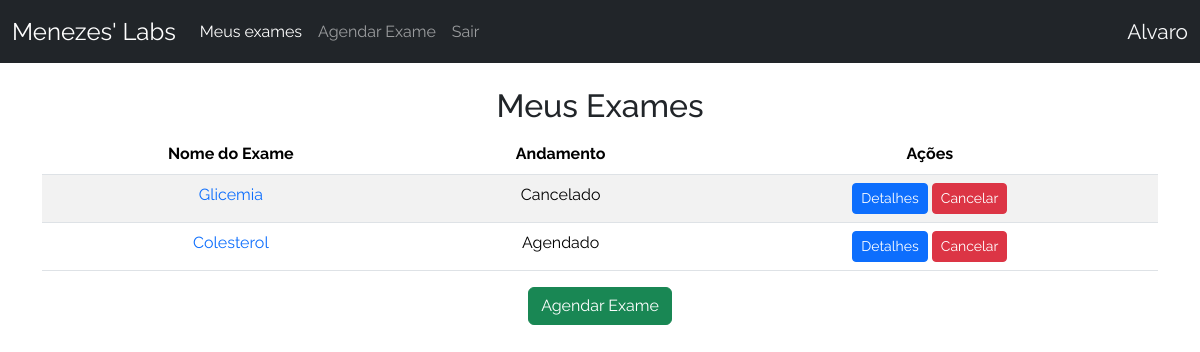
The page / (signed in) on the database as committed earlier.
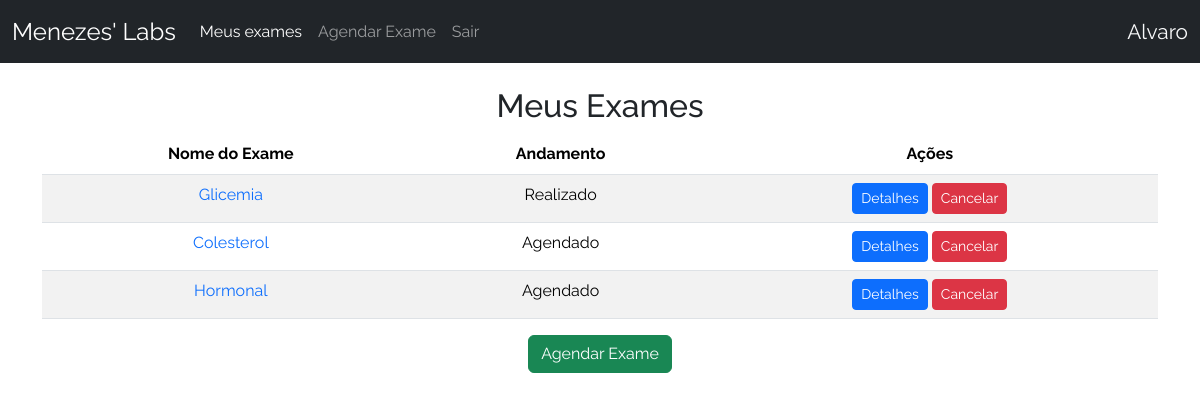
The same page on the database as committed later.
### crud/models.py (models this page shows, shortened)
class Base(models.Model):
    criado = models.DateTimeField(verbose_name ='Criado em',auto_now_add=True)
    modificado = models.DateTimeField(verbose_name ='Modificado em',auto_now=True)
    ativo = models.BooleanField(verbose_name ='Ativo?',default=True)
    class Meta:
        abstract = True

class AgendamentoExame(Base):
    exame = models.ForeignKey(Exame,verbose_name='Exame',on_delete=models.CASCADE)
    data = models.DateField('Data',auto_now=False,auto_now_add=False)
    usuario = models.ForeignKey(User,verbose_name='Usuário',on_delete=models.CASCADE)
    HORARIO_CHOICES = (
    ('07:00', '07:00'),
    ('08:00', '08:00'),
    ('09:00', '09:00'),
    ('10:00', '10:00'),
    ('11:00', '11:00'),
    ('13:00', '13:00'),
    ('14:00', '14:00'),
    ('15:00', '15:00'),
    ('16:00', '16:00'),
    ('17:00', '17:00'),
)
    ANDAMENTO_CHOICES = (
        ('Agendado', 'Agendado'),
        ('Realizado', 'Realizado'),
        ('Enviado ao laboratório', 'Enviado ao laboratório'),
        ('Concluído', 'Concluído'),
        ('Cancelado', 'Cancelado'),
    )
    horario = models.CharField(verbose_name ='Horário', max_length = 5 ,choices=HORARIO_CHOICES)
    andamento = models.CharField(verbose_name ='Andamento',max_length=30,choices=ANDAMENTO_CHOICES,default='Agendado')
    resultado = models.FileField('Resultado',upload_to='pdfs/',null=True,blank=True)
    class Meta:
        verbose_name = 'Agendamento'
        verbose_name_plural = 'Agendamentos'
        ordering = ['data','horario']

class Exame(Base):
    nome = models.CharField('Nome',max_length=100)
    def __str__(self):
        return self.nome
    class Meta:
        verbose_name = 'Exame'
        verbose_name_plural = 'Exames'
        ordering = ['nome']

### crud/views.py (the view)
# urls.py: path('', IndexView.as_view(), name='index'),
class IndexView(ListView):
    template_name = 'index.html'
    model = AgendamentoExame
    context_object_name = 'agendamentos'
    def get_queryset(self):
        query = 0
        if self.request.user.is_authenticated:
            query = AgendamentoExame.objects.filter(usuario=self.request.user, ativo=True)
        return query

### crud/templates/index.html (shortened to what this page needs)
{% extends 'base.html' %}
{% block content %}
{% if user.is_authenticated and user.is_superuser == False %}
    <div class="table-container" style="text-align: center;">
        <h2 style="margin-top: 3vh;">Meus Exames</h2>
        <table class="table table-striped">
            <thead class="thead-dark">
                <tr>
                    <th scope="col"><strong>Nome do Exame</strong></th>
                    <th scope="col"><strong>Andamento</strong></th>
                    <th scope="col"><strong>Ações</strong></th>
                </tr>
            </thead>
            <tbody>
                {% for agendamento in agendamentos %}
                    <tr>
                        <td><a href="{% url 'detail' pk=agendamento.pk %}" class="text-decoration-none">{{ agendamento.exame }}</a></td>
                        <td>{{ agendamento.andamento }}</td>
                        <td>
                            <a href="{% url 'detail' pk=agendamento.pk %}" class="btn btn-primary btn-sm">Detalhes</a>
                            <a href="{% url 'delete' pk=agendamento.pk %}" class="btn btn-danger btn-sm">Cancelar</a>
                        </td>
                    </tr>
                    {% endfor %}
                </tbody>
            </table>
            <a href="{% url 'create' %}" class="btn btn-success button">Agendar Exame</a>
        </div>
{% else %}
    <div class="container" style="text-align: center;">
        <h2 style="margin-top: 3vh;">Bem-vindo ao Menezes' Labs</h2>
        <p>Para agendar um exame, por favor, faça login.</p>
        <a href="{% url 'account_login' %}" class="btn btn-primary button">Entrar</a>
    </div>
{% endif %}
{% endblock %}

Rows that differ between the two databases and show on the page:
changed AgendamentoExame "Glicemia": andamento "Cancelado" → "Realizado"
added AgendamentoExame: exame "Hormonal", andamento "Agendado"
